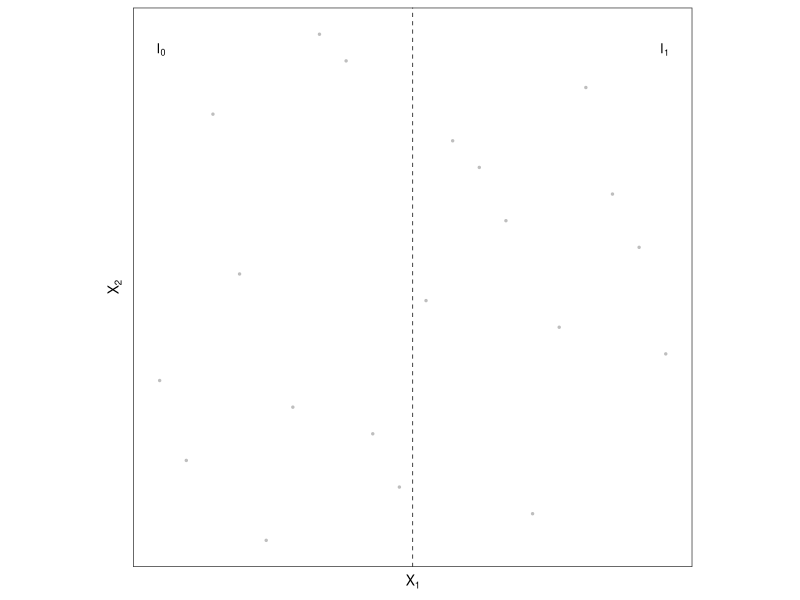
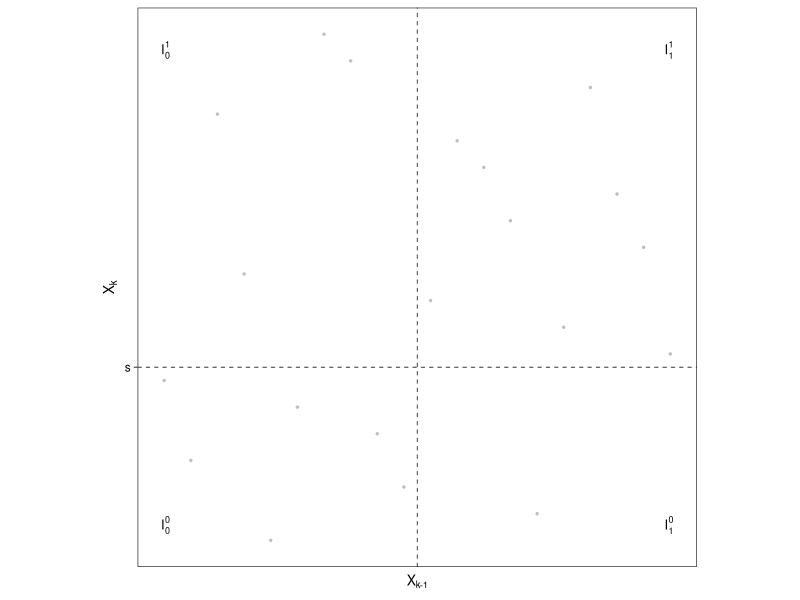
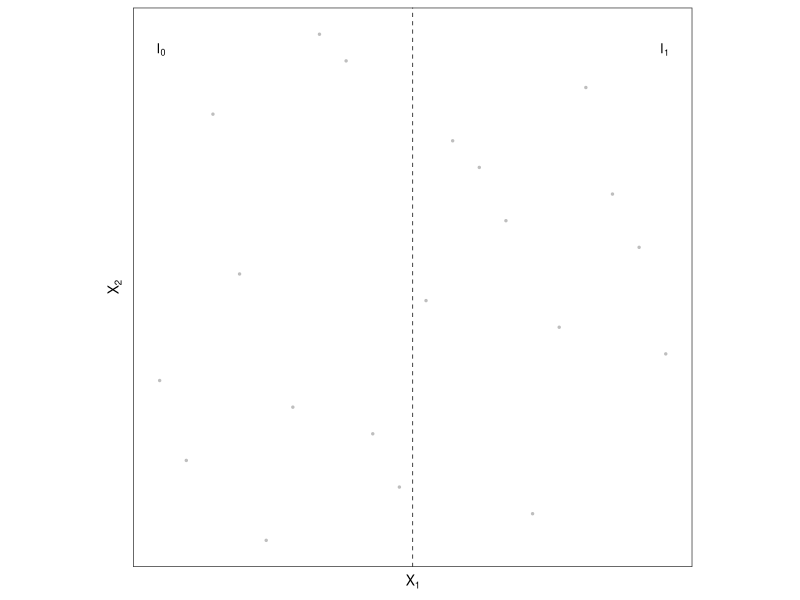
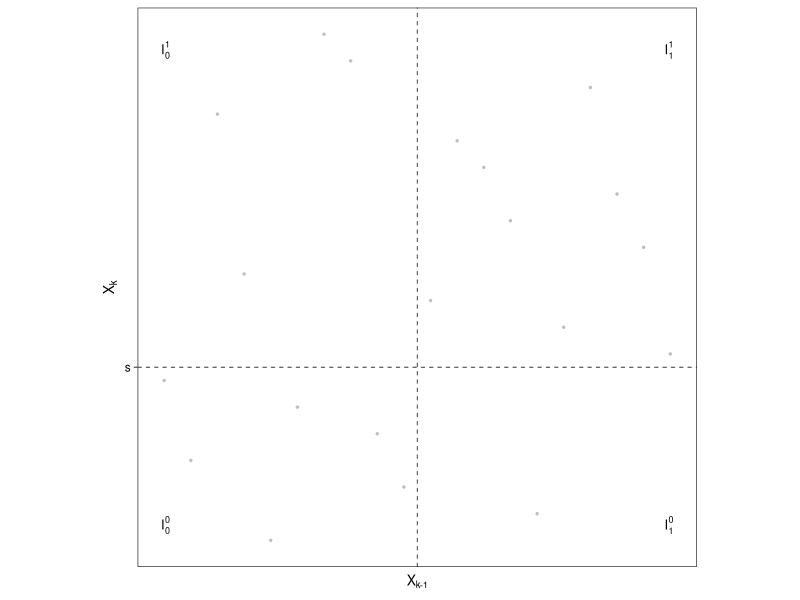

Source code (R) for these figures, in order:
library(ggplot2)
library(tidyverse)

n <- 20
set.seed(15)
data <- data.frame(x=sample(n)/(n+1), y=(1:n)/(n+1)) %>%
  mutate(gamma = x <= .5)

scoreFun <- function(gamma){
  n <- length(gamma)
  sapply(1:n, \(k){
    s1 <- sum(gamma[1:k])
    s2 <- sum(c(gamma[-(1:k)],0))
    s1*(n-k-s2) + (k-s1)*s2
  })
}
s <- which.max(scoreFun(data$gamma))/(n+1) + .5/(n+1)

df <- data.frame(x = c(.05,.95), y = c(.925,.925), lab = c("I[0]", "I[1]"))
ggplot(df, aes(x=x,y=y)) + 
  theme_bw() +
  theme(axis.title = element_text(size=10),
        axis.text = element_blank(), axis.ticks = element_blank(),
        panel.grid = element_blank(), aspect.ratio = 1) +
  xlab(bquote(X[1])) + ylab(bquote(X[2])) +
  scale_x_continuous(limits = c(0,1), expand = c(0, 0)) +
  scale_y_continuous(limits = c(0,1), expand = c(0, 0)) +
  geom_point(data=data, aes(x=x, y=y), col="gray", size=.5) +
  geom_vline(xintercept=.5, lty=2, size=.25) +
  geom_text(aes(label=lab), parse = T, size = 3.25)
ggsave("~/Dropbox/Academia/Papers/Efficient inference for Kendalls tau/figures/dac-toy-1.pdf", 
       device = "pdf", height = 1.75, width = 1.75)
# pdf("~/Dropbox/Academia/Papers/Efficient inference for Kendalls tau/figures/dac-toy.pdf", height = 3, width = 3)
# print(gg)
# dev.off()


df <- data.frame(
  x = c(.05,.95, .05,.95),
  y = c(.075,.075, .925, .925),
  lab = c("I[0]^0", "I[1]^0", "I[0]^1", "I[1]^1")
)

ggplot(df, aes(x=x,y=y)) + 
  theme_bw() +
  theme(axis.title = element_text(size=10),
        axis.text.y = element_text(size=8.5, colour="black"), axis.ticks.y = element_line(size = .35),
        axis.text.x = element_blank(), axis.ticks.x = element_blank(),
        panel.grid = element_blank(), aspect.ratio = 1) +
  xlab(bquote(X["k-1"])) + ylab(bquote(X["k"])) +
  scale_x_continuous(limits = c(0,1), expand = c(0, 0)) +
  scale_y_continuous(limits = c(0,1), breaks = s, labels = "s", expand = c(0, 0)) +
  geom_point(data=data, aes(x=x, y=y), col="gray", size=.5) +
  geom_hline(yintercept=s, lty=2, size=.25) +
  geom_vline(xintercept=.5, lty=2, size=.25) +
  geom_text(aes(label=lab), parse = T, size = 3.25)
ggsave("~/Dropbox/Academia/Papers/Efficient inference for Kendalls tau/figures/dac-toy-2.pdf", 
       device = "pdf", height = 1.75, width = 1.825)




